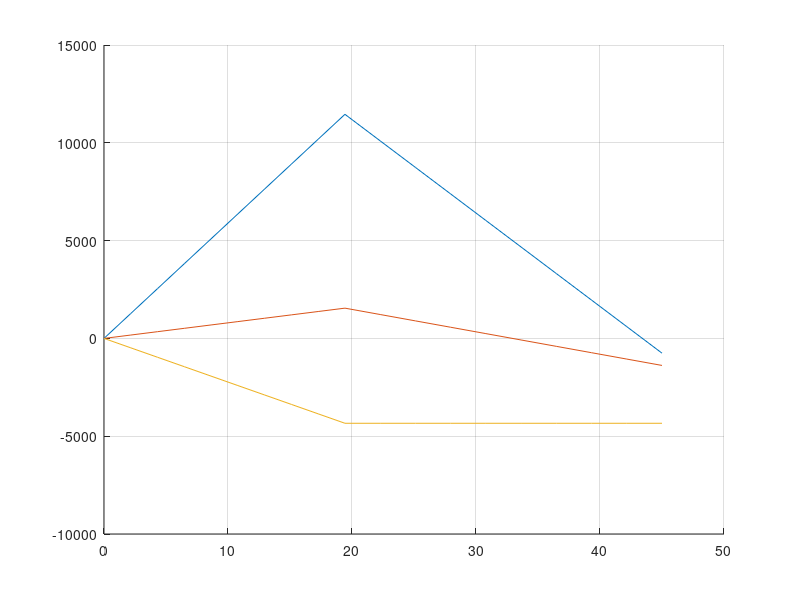

Reproduce this figure in MATLAB.
clear; clc; %close all;
cla = 4.752798721;
cda = 0.6417112299;
cma = -1.8;

cla_stall = -3.85;
cda_stall = -0.9233984055;
cma_stall = 0;

alpha_stall = 0.3391428111; % 19.4315


alp_bs = linspace(0,alpha_stall,10);
alp_as = linspace(alpha_stall, deg2rad(45),10);

cl_bs = cla*alp_bs;
cl_as = cla*alpha_stall + cla_stall*(alp_as-alpha_stall);

cd_bs = cda*alp_bs;
cd_as = cda*alpha_stall + cda_stall*(alp_as-alpha_stall);

cm_bs = cma*alp_bs;
cm_as = cma*alpha_stall + cma_stall*(alp_as-alpha_stall);

Alp = [alp_bs, alp_as];
CL = [cl_bs, cl_as];
CD = [cd_bs, cd_as];
CM = [cm_bs, cm_as];

% figure(3);
% hold on;
% plot(rad2deg(Alp), CL);
% plot(rad2deg(Alp), CD);
% plot(rad2deg(Alp), CM);
% grid on;
% hold off;

% Lets assume
v = 90; % m/s or just barely mach 0.2
rho = 1.2041;
S = 1.4575;
% calculate dynamic pressure
q = 0.5*rho*v^2;

alp = 4;
alp = deg2rad(alp);

i = find(Alp>=alp,1,'first');

Lift = CL * q * S;
Drag = CD * q * S;
Moment = CM * q * S;

figure(2);
hold on;
plot(rad2deg(Alp), Lift);
plot(rad2deg(Alp), Drag);
plot(rad2deg(Alp), Moment);
grid on;
hold off;

